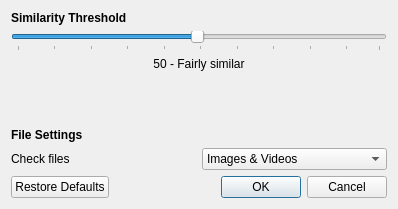
<?xml version="1.0" encoding="UTF-8"?>
<ui version="4.0">
 <class>Preferences</class>
 <widget class="QDialog" name="Preferences">
  <property name="windowModality">
   <enum>Qt::WindowModal</enum>
  </property>
  <property name="geometry">
   <rect>
    <x>0</x>
    <y>0</y>
    <width>398</width>
    <height>209</height>
   </rect>
  </property>
  <property name="sizePolicy">
   <sizepolicy hsizetype="Preferred" vsizetype="Preferred">
    <horstretch>0</horstretch>
    <verstretch>0</verstretch>
   </sizepolicy>
  </property>
  <property name="minimumSize">
   <size>
    <width>0</width>
    <height>0</height>
   </size>
  </property>
  <property name="sizeIncrement">
   <size>
    <width>0</width>
    <height>0</height>
   </size>
  </property>
  <property name="windowTitle">
   <string>Preferences</string>
  </property>
  <property name="modal">
   <bool>true</bool>
  </property>
  <layout class="QGridLayout" name="gridLayout">
   <item row="6" column="1">
    <widget class="QComboBox" name="checkFilesComboBox">
     <item>
      <property name="text">
       <string>Images &amp; Videos</string>
      </property>
     </item>
     <item>
      <property name="text">
       <string>Videos</string>
      </property>
     </item>
     <item>
      <property name="text">
       <string>Images</string>
      </property>
     </item>
     <item>
      <property name="text">
       <string>All files</string>
      </property>
     </item>
    </widget>
   </item>
   <item row="7" column="0" rowspan="2" colspan="2">
    <widget class="QDialogButtonBox" name="buttonBox">
     <property name="orientation">
      <enum>Qt::Horizontal</enum>
     </property>
     <property name="standardButtons">
      <set>QDialogButtonBox::Cancel|QDialogButtonBox::Ok|QDialogButtonBox::RestoreDefaults</set>
     </property>
    </widget>
   </item>
   <item row="0" column="0" colspan="2">
    <widget class="QLabel" name="label">
     <property name="font">
      <font>
       <weight>75</weight>
       <bold>true</bold>
      </font>
     </property>
     <property name="text">
      <string>Similarity Threshold</string>
     </property>
    </widget>
   </item>
   <item row="4" column="0" colspan="2">
    <spacer name="verticalSpacer">
     <property name="orientation">
      <enum>Qt::Vertical</enum>
     </property>
     <property name="sizeHint" stdset="0">
      <size>
       <width>20</width>
       <height>40</height>
      </size>
     </property>
    </spacer>
   </item>
   <item row="6" column="0">
    <widget class="QLabel" name="label_4">
     <property name="text">
      <string>Check files</string>
     </property>
    </widget>
   </item>
   <item row="3" column="0" colspan="2">
    <widget class="QLabel" name="similarityThresholdLabel">
     <property name="text">
      <string>50 - Fairly similar</string>
     </property>
     <property name="alignment">
      <set>Qt::AlignHCenter|Qt::AlignTop</set>
     </property>
    </widget>
   </item>
   <item row="5" column="0" colspan="2">
    <widget class="QLabel" name="label_3">
     <property name="font">
      <font>
       <weight>75</weight>
       <bold>true</bold>
      </font>
     </property>
     <property name="text">
      <string>File Settings</string>
     </property>
    </widget>
   </item>
   <item row="2" column="0" colspan="2">
    <widget class="QSlider" name="similarityThresholdHorizontalSlider">
     <property name="minimum">
      <number>1</number>
     </property>
     <property name="maximum">
      <number>100</number>
     </property>
     <property name="value">
      <number>50</number>
     </property>
     <property name="orientation">
      <enum>Qt::Horizontal</enum>
     </property>
     <property name="tickPosition">
      <enum>QSlider::TicksBelow</enum>
     </property>
     <property name="tickInterval">
      <number>10</number>
     </property>
    </widget>
   </item>
  </layout>
 </widget>
 <resources/>
 <connections>
  <connection>
   <sender>buttonBox</sender>
   <signal>accepted()</signal>
   <receiver>Preferences</receiver>
   <slot>accept()</slot>
   <hints>
    <hint type="sourcelabel">
     <x>227</x>
     <y>183</y>
    </hint>
    <hint type="destinationlabel">
     <x>157</x>
     <y>219</y>
    </hint>
   </hints>
  </connection>
  <connection>
   <sender>buttonBox</sender>
   <signal>rejected()</signal>
   <receiver>Preferences</receiver>
   <slot>reject()</slot>
   <hints>
    <hint type="sourcelabel">
     <x>295</x>
     <y>183</y>
    </hint>
    <hint type="destinationlabel">
     <x>286</x>
     <y>219</y>
    </hint>
   </hints>
  </connection>
  <connection>
   <sender>similarityThresholdHorizontalSlider</sender>
   <signal>valueChanged(int)</signal>
   <receiver>Preferences</receiver>
   <slot>updateSimilarityThresholdLabel(int)</slot>
   <hints>
    <hint type="sourcelabel">
     <x>255</x>
     <y>58</y>
    </hint>
    <hint type="destinationlabel">
     <x>397</x>
     <y>84</y>
    </hint>
   </hints>
  </connection>
  <connection>
   <sender>Preferences</sender>
   <signal>accepted()</signal>
   <receiver>Preferences</receiver>
   <slot>applySettings()</slot>
   <hints>
    <hint type="sourcelabel">
     <x>397</x>
     <y>49</y>
    </hint>
    <hint type="destinationlabel">
     <x>398</x>
     <y>122</y>
    </hint>
   </hints>
  </connection>
  <connection>
   <sender>Preferences</sender>
   <signal>rejected()</signal>
   <receiver>Preferences</receiver>
   <slot>cancelSettings()</slot>
   <hints>
    <hint type="sourcelabel">
     <x>396</x>
     <y>29</y>
    </hint>
    <hint type="destinationlabel">
     <x>398</x>
     <y>44</y>
    </hint>
   </hints>
  </connection>
 </connections>
 <slots>
  <slot>updateSimilarityThresholdLabel(int)</slot>
  <slot>applySettings()</slot>
  <slot>cancelSettings()</slot>
 </slots>
</ui>
